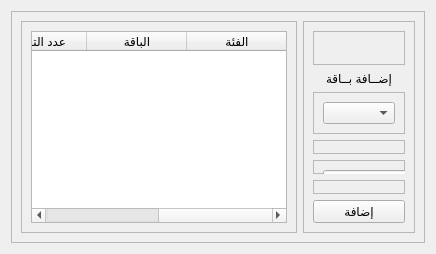
               <widget class="QWidget" name="tab_6">
                <attribute name="title">
                 <string>باقة </string>
                </attribute>
                <layout class="QGridLayout" name="gridLayout_43">
                 <item row="0" column="0">
                  <widget class="QFrame" name="frame_18">
                   <property name="frameShape">
                    <enum>QFrame::StyledPanel</enum>
                   </property>
                   <property name="frameShadow">
                    <enum>QFrame::Raised</enum>
                   </property>
                   <layout class="QGridLayout" name="gridLayout_61">
                    <item row="0" column="0">
                     <widget class="QFrame" name="frame_58">
                      <property name="frameShape">
                       <enum>QFrame::StyledPanel</enum>
                      </property>
                      <property name="frameShadow">
                       <enum>QFrame::Raised</enum>
                      </property>
                      <layout class="QVBoxLayout" name="verticalLayout_11">
                       <item>
                        <widget class="QTableWidget" name="tableWidget_3">
                         <property name="layoutDirection">
                          <enum>Qt::RightToLeft</enum>
                         </property>
                         <column>
                          <property name="text">
                           <string>الفئة</string>
                          </property>
                         </column>
                         <column>
                          <property name="text">
                           <string>الباقة</string>
                          </property>
                         </column>
                         <column>
                          <property name="text">
                           <string>عدد التمارين </string>
                          </property>
                         </column>
                         <column>
                          <property name="text">
                           <string>السعر</string>
                          </property>
                         </column>
                        </widget>
                       </item>
                      </layout>
                     </widget>
                    </item>
                    <item row="0" column="1">
                     <widget class="QFrame" name="frame_57">
                      <property name="sizePolicy">
                       <sizepolicy hsizetype="Expanding" vsizetype="Preferred">
                        <horstretch>0</horstretch>
                        <verstretch>0</verstretch>
                       </sizepolicy>
                      </property>
                      <property name="maximumSize">
                       <size>
                        <width>300</width>
                        <height>16777215</height>
                       </size>
                      </property>
                      <property name="frameShape">
                       <enum>QFrame::StyledPanel</enum>
                      </property>
                      <property name="frameShadow">
                       <enum>QFrame::Raised</enum>
                      </property>
                      <layout class="QVBoxLayout" name="verticalLayout_7">
                       <item>
                        <widget class="QFrame" name="frame_56">
                         <property name="frameShape">
                          <enum>QFrame::StyledPanel</enum>
                         </property>
                         <property name="frameShadow">
                          <enum>QFrame::Raised</enum>
                         </property>
                         <layout class="QHBoxLayout" name="horizontalLayout_30">
                          <item>
                           <widget class="QPushButton" name="pushButton_20">
                            <property name="toolTip">
                             <string>الرئيسية</string>
                            </property>
                            <property name="styleSheet">
                             <string notr="true">border:0;</string>
                            </property>
                            <property name="text">
                             <string/>
                            </property>
                            <property name="icon">
                             <iconset resource="resources.qrc">
                              <normaloff>:/blue/icons/home.svg</normaloff>:/blue/icons/home.svg</iconset>
                            </property>
                            <property name="iconSize">
                             <size>
                              <width>30</width>
                              <height>30</height>
                             </size>
                            </property>
                           </widget>
                          </item>
                         </layout>
                        </widget>
                       </item>
                       <item>
                        <widget class="QLabel" name="label_12">
                         <property name="text">
                          <string>إضــافة بــاقة</string>
                         </property>
                         <property name="alignment">
                          <set>Qt::AlignCenter</set>
                         </property>
                        </widget>
                       </item>
                       <item>
                        <widget class="QFrame" name="frame_59">
                         <property name="frameShape">
                          <enum>QFrame::StyledPanel</enum>
                         </property>
                         <property name="frameShadow">
                          <enum>QFrame::Raised</enum>
                         </property>
                         <layout class="QHBoxLayout" name="horizontalLayout_28">
                          <item>
                           <widget class="QComboBox" name="comboBox_8"/>
                          </item>
                         </layout>
                        </widget>
                       </item>
                       <item>
                        <widget class="QFrame" name="frame_60">
                         <property name="frameShape">
                          <enum>QFrame::StyledPanel</enum>
                         </property>
                         <property name="frameShadow">
                          <enum>QFrame::Raised</enum>
                         </property>
                         <widget class="QLineEdit" name="lineEdit_7">
                          <property name="geometry">
                           <rect>
                            <x>12</x>
                            <y>30</y>
                            <width>241</width>
                            <height>31</height>
                           </rect>
                          </property>
                          <property name="placeholderText">
                           <string>ادخل الباقة </string>
                          </property>
                         </widget>
                        </widget>
                       </item>
                       <item>
                        <widget class="QFrame" name="frame_61">
                         <property name="frameShape">
                          <enum>QFrame::StyledPanel</enum>
                         </property>
                         <property name="frameShadow">
                          <enum>QFrame::Raised</enum>
                         </property>
                         <widget class="QLineEdit" name="lineEdit_19">
                          <property name="geometry">
                           <rect>
                            <x>10</x>
                            <y>10</y>
                            <width>241</width>
                            <height>31</height>
                           </rect>
                          </property>
                          <property name="placeholderText">
                           <string>ادخل عدد التمارين </string>
                          </property>
                         </widget>
                        </widget>
                       </item>
                       <item>
                        <widget class="QFrame" name="frame_62">
                         <property name="frameShape">
                          <enum>QFrame::StyledPanel</enum>
                         </property>
                         <property name="frameShadow">
                          <enum>QFrame::Raised</enum>
                         </property>
                         <widget class="QLineEdit" name="lineEdit_21">
                          <property name="geometry">
                           <rect>
                            <x>10</x>
                            <y>20</y>
                            <width>241</width>
                            <height>31</height>
                           </rect>
                          </property>
                          <property name="placeholderText">
                           <string>ادخل سعر الباقة</string>
                          </property>
                         </widget>
                        </widget>
                       </item>
                       <item>
                        <widget class="QPushButton" name="pushButton_15">
                         <property name="text">
                          <string>إضافة</string>
                         </property>
                        </widget>
                       </item>
                      </layout>
                     </widget>
                    </item>
                   </layout>
                  </widget>
                 </item>
                </layout>
               </widget>
